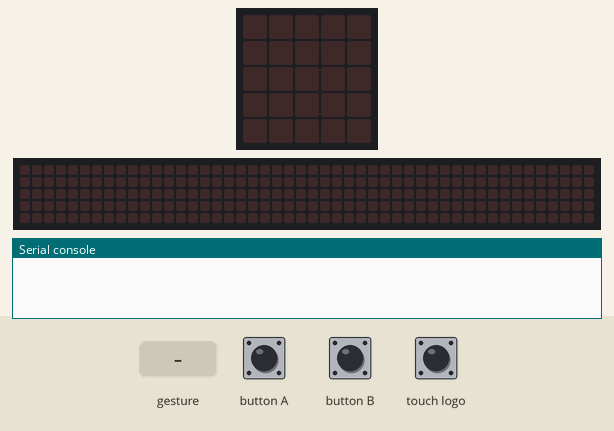
Bench run of a program on a simulated BBC micro:bit (MakeCode). Parts: the board's 5×5 LED display, a strip that is not on the board, showing the scrolling text unrolled, the last lines printed to the serial console. Inputs (shaded band) come from the test bench. Random numbers come from a fixed seed; no radio messages arrive unless stated (any console line starting 'radio sent:' is added by the test bench); a tilt is held for 1.5 s and a shake lasts 1 s, then the board lies face up again; the 48×5 strip is a reading aid, not a part: it shows the text the display is scrolling, unrolled, one strip-width of it at a time.

Above: at 1.2 s.
1.3 s: touch logo pressed for 0.15 s
At 1.52 s:
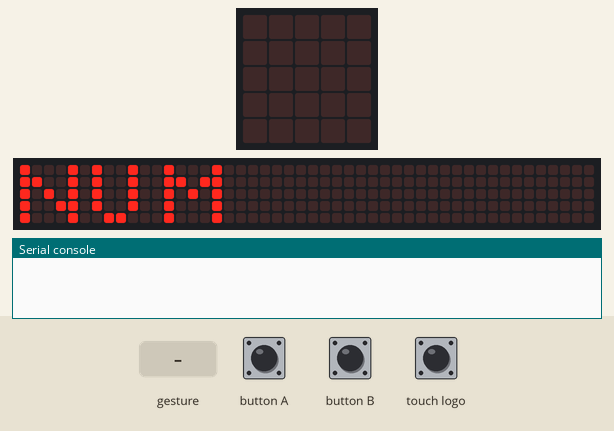
At 1.97 s:
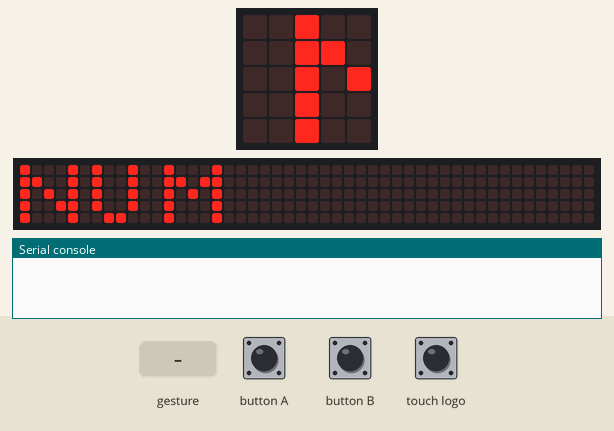
4.3 s: gesture 'shake'
At 13.4 s:
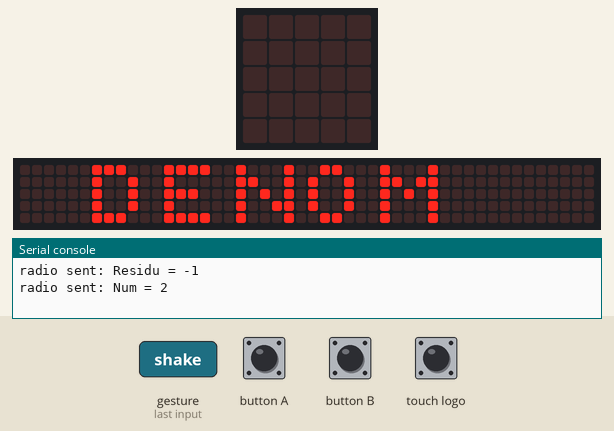

Measured:
- after the input at 1.3 s, the display: changes after 0.15 s (image 1)

The program:

main.ts
```typescript
input.onButtonPressed(Button.A, function () {
    Residu += -1
    basic.showNumber(Residu)
})
input.onGesture(Gesture.Shake, function () {
    radio.sendValue("Residu", Residu)
    basic.showNumber(Residu)
    basic.showIcon(IconNames.Sword)
})
input.onButtonPressed(Button.B, function () {
    Residu += 1
    basic.showNumber(Residu)
})
input.onLogoEvent(TouchButtonEvent.Pressed, function () {
    basic.showString("NUM ")
    Numerador = randint(0, 10)
    basic.showNumber(Numerador)
    radio.sendValue("Num", Numerador)
    basic.showString(" DENOM ")
    Denominador = randint(1, 10)
    radio.sendValue("Denom", Denominador)
    basic.showNumber(Denominador)
    basic.showString(" RES")
})
let Denominador = 0
let Numerador = 0
let Residu = 0
radio.setGroup(1)
radio.setTransmitPower(7)
Residu = -1
```

test.ts
```typescript
// les proves van aquí; això no es compilarà quan aquest paquet s'usi com a extensió.
```
